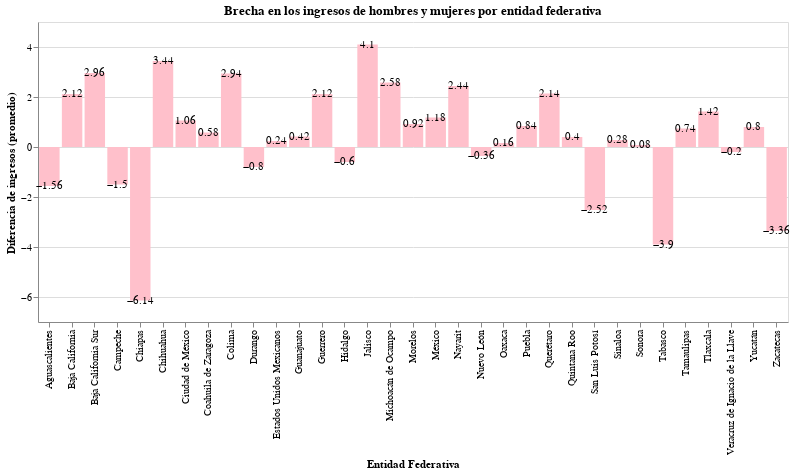

The notebook cell saved with this chart:
### Markdown cell above
> Con estos resultados podemos hacer una comparativa del estado más actual de la brecha respecto al promedio del 2014 al 2018

### Code cell
# Gráfica del promedio de la brecha
datos = brecha_data
titulo_grafico = "Brecha en los ingresos de hombres y mujeres por entidad federativa"
graf=alt.Chart(datos).mark_bar(color = 'pink').encode(
    x = alt.X("entidad_federativa:N", title="Entidad Federativa"),
    y = alt.Y("mean(brecha_ingreso):Q", title = "Diferencia de ingresos (promedio)")
).properties(
    title = titulo_grafico,
    width = 750,
    height = 300
)

etiquetas = alt.Chart(datos).mark_text(color = 'black').encode(
    x = alt.X("entidad_federativa:N"),
    y = alt.Y("mean(brecha_ingreso):Q"),
    text = alt.Text("mean(brecha_ingreso):Q", )
)

grafica_brecha = graf+etiquetas
grafica_brecha

### Figure 1 — Vega-Lite specification as saved in the notebook (floating-point values rounded to 4 significant figures; data arrays with more than 128 entries replaced by an {"elided": "..."} marker saying what was removed)
{"config": {"view": {"continuousWidth": 400, "continuousHeight": 300}}, "layer": [{"mark": {"type": "bar", "color": "pink"}, "encoding": {"x": {"type": "nominal", "field": "entidad_federativa", "title": "Entidad Federativa"}, "y": {"type": "quantitative", "aggregate": "mean", "field": "brecha_ingreso", "title": "Diferencia de ingresos (promedio)"}}, "height": 300, "title": "Brecha en los ingresos de hombres y mujeres por entidad federativa", "width": 750}, {"mark": {"type": "text", "color": "black"}, "encoding": {"text": {"type": "quantitative", "aggregate": "mean", "field": "brecha_ingreso"}, "x": {"type": "nominal", "field": "entidad_federativa"}, "y": {"type": "quantitative", "aggregate": "mean", "field": "brecha_ingreso"}}}], "data": {"name": "data-d5c368184532cfc834abe4bc8ec5fad9"}, "$schema": "https://vega.github.io/schema/vega-lite/v4.8.1.json", "datasets": {"data-d5c368184532cfc834abe4bc8ec5fad9": {"elided": "165 records"}}}
